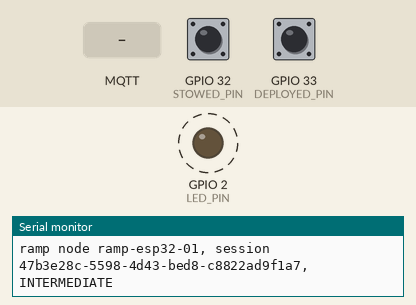
A sketch run on a simulated ESP32. On the bench: output pins drawn as LEDs (lit = HIGH), the last lines printed to the serial monitor. Dashed ring = blinking. Inputs (shaded band) come from the test bench; at power-on: GPIO 32 (STOWED_PIN) HIGH, GPIO 33 (DEPLOYED_PIN) HIGH. WiFi joins after 1.5 s; servers stay silent unless stated; random numbers use the default seed unless the sketch sets one; no MQTT or app messages arrive unless stated.

Above: at 1.25 s.
1.3 s: MQTT message "1" arrives on the first subscribed topic
At 2.4 s:
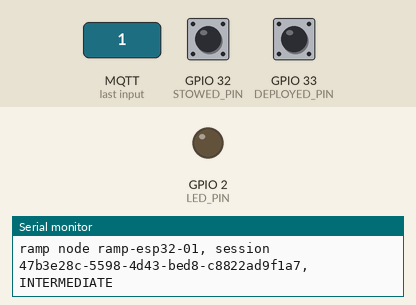
At 3.7 s:
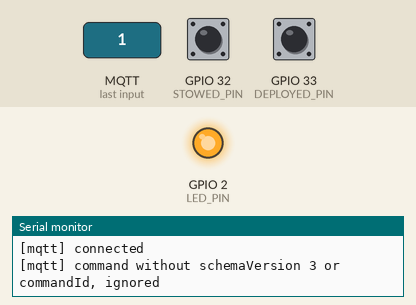
Timing chart, 0 to 5.2 s (numbered marks = the images above; inputs shaded):
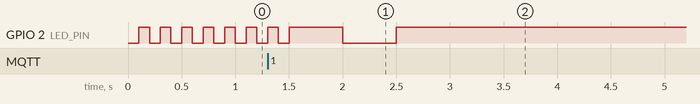

The sketch:

ramp_node.ino
```cpp
// Arduino IDE entry point. The code is in app.cpp (setup() and loop() included) so that
// the IDE does not generate function prototypes. Board: "ESP32 Dev Module".
// Copy secrets.example.h to secrets.h before building.
```

Ramp.cpp
```cpp
#include "Ramp.h"

#include "config.h"

namespace {
// Every motion_ value comes from these constants, so they can be compared by pointer.
const char* const IDLE = "IDLE";
const char* const DEPLOYING = "DEPLOYING";
const char* const STOWING = "STOWING";
const char* const FAULT = "FAULT";
}  // namespace

void Ramp::begin() {
  stowedIn_.attach(STOWED_PIN, INPUT_PULLUP);
  deployedIn_.attach(DEPLOYED_PIN, INPUT_PULLUP);
  stowedIn_.interval(DEBOUNCE_MS);
  deployedIn_.interval(DEBOUNCE_MS);
  stowed_ = stowedIn_.read() == LOW;
  deployed_ = deployedIn_.read() == LOW;
  motion_ = IDLE;
  servo_.setPeriodHertz(50);   // attached only during a maneuver
}

void Ramp::command(Action action, const char* commandId, uint32_t now) {
  strlcpy(commandId_, commandId, sizeof(commandId_));
  if (action == Action::STOP) {
    stop(IDLE, "NONE");
    result_ = "STOPPED";
  } else {
    const bool deploy = action == Action::DEPLOY;
    if (stowed_ && deployed_) {
      stop(FAULT, "CONTRADICTION");
      result_ = "REJECTED_CONTRADICTION";
    } else if (deploy ? deployed_ : stowed_) {
      stop(IDLE, "NONE");
      result_ = "ALREADY_THERE";
    } else {
      start(deploy ? DEPLOYING : STOWING, deploy ? DEPLOY_US : STOW_US, now);
      result_ = "STARTED";
    }
  }
  changes_++;
}

bool Ramp::update(uint32_t now) {
  stowedIn_.update();
  deployedIn_.update();
  const bool changed = stowedIn_.changed() || deployedIn_.changed();
  stowed_ = stowedIn_.read() == LOW;
  deployed_ = deployedIn_.read() == LOW;

  if (motion_ == DEPLOYING || motion_ == STOWING) {
    if (stowed_ && deployed_) stop(FAULT, "CONTRADICTION");
    else if (motion_ == DEPLOYING ? deployed_ : stowed_) stop(IDLE, "NONE");
    else if (now - startMs_ >= MANEUVER_TIMEOUT_MS) stop(FAULT, "TIMEOUT");
  }
  return changed;
}

const char* Ramp::position() const {
  if (stowed_ && deployed_) return "UNKNOWN";
  return stowed_ ? "STOWED" : deployed_ ? "DEPLOYED" : "INTERMEDIATE";
}

void Ramp::start(const char* motion, uint16_t us, uint32_t now) {
  if (!servo_.attached()) servo_.attach(SERVO_PIN, 1000, 2000);
  servo_.writeMicroseconds(us);
  motion_ = motion;
  fault_ = "NONE";
  startMs_ = now;
  changes_++;
}

void Ramp::stop(const char* motion, const char* fault) {
  servo_.detach();   // cut the signal: 1500 us would still creep
  if (motion_ != motion || strcmp(fault_, fault) != 0) {
    motion_ = motion;
    fault_ = fault;
    changes_++;
  }
}
```

Ramp.h
```cpp
// The ramp: a continuous-rotation servo and two limit switches. The switches, not the servo,
// decide where a maneuver ends; a maneuver that lasts too long, or both switches closed at
// once, cut the servo and leave the ramp in FAULT. Nothing moves at boot.
#pragma once
#include <Arduino.h>
#include <Bounce2.h>
#include <ESP32Servo.h>

enum class Action : uint8_t { DEPLOY, STOW, STOP };

class Ramp {
 public:
  void begin();
  void command(Action action, const char* commandId, uint32_t now);
  bool update(uint32_t now);   // true when a limit switch changed

  bool stowed() const { return stowed_; }
  bool deployed() const { return deployed_; }
  const char* position() const;
  const char* motion() const { return motion_; }
  const char* fault() const { return fault_; }
  const char* result() const { return result_; }
  const char* commandId() const { return commandId_; }
  uint32_t changes() const { return changes_; }   // +1 when motion, fault or result change

 private:
  void start(const char* motion, uint16_t us, uint32_t now);
  void stop(const char* motion, const char* fault);

  Servo servo_;
  Bounce stowedIn_;
  Bounce deployedIn_;
  bool stowed_ = false;
  bool deployed_ = false;
  const char* motion_ = "IDLE";
  const char* fault_ = "NONE";
  const char* result_ = "NONE";
  char commandId_[40] = "";
  uint32_t startMs_ = 0;
  uint32_t changes_ = 0;
};
```

app.cpp
```cpp
// Physical ramp node: one ESP32 and one ramp. It publishes the same ramp telemetry as the
// Node-RED simulator and takes the maneuver commands of the HMI or the laboratory panel.
//   telemetry/vehicles/{vehicle}/ramp  QoS 0, every 5 s and on every switch change
//   commands/vehicles/{vehicle}/ramp   QoS 1  {"schemaVersion":3,"commandId":"…","action":"DEPLOY"|"STOW"|"STOP"}
//   devices/{device}/status            retained "online"; retained Will "offline"; with the boot sessionId
//   devices/{device}/ramps/{node}      actuator state and result of the last command
//
// The MQTT client is asynchronous: connecting or reconnecting never blocks loop(), so the
// limit switches are watched all the time. Commands arrive in the network task and reach
// the ramp through a queue; only loop() touches the ramp.

#include <Arduino.h>
#include <ArduinoJson.h>
#include <AsyncMqttClient.h>
#include <WiFi.h>
#include <esp_random.h>

#include "Ramp.h"
#include "config.h"
#if __has_include("secrets.h")
#include "secrets.h"
#else
#warning "secrets.h not found: using the placeholders of secrets.example.h"
#include "secrets.example.h"
#endif

static const char* const STATUS_TOPIC = "devices/" DEVICE_ID "/status";
static const char* const STATE_TOPIC = "devices/" DEVICE_ID "/ramps/" NODE_ID;
static const char* const TELEMETRY_TOPIC = "telemetry/vehicles/" VEHICLE_ID "/ramp";
static const char* const COMMAND_TOPIC = "commands/vehicles/" VEHICLE_ID "/ramp";

struct Command {
  Action action;
  char id[40];   // the commandId: a UUID (36) fits
};

static AsyncMqttClient mqtt;
static Ramp ramp;
static QueueHandle_t commands;
static char sessionId[37];
static char willPayload[160];
static uint32_t sequence = 0;
static volatile bool justConnected = false;

// QoS 1 may deliver a command twice: the last commandIds are remembered and repeats ignored.
static char seen[8][sizeof(Command::id)];
static uint8_t seenNext = 0;

static void makeSessionId() {
  uint8_t b[16];
  esp_fill_random(b, sizeof(b));
  b[6] = (b[6] & 0x0F) | 0x40;   // UUID version 4
  b[8] = (b[8] & 0x3F) | 0x80;
  snprintf(sessionId, sizeof(sessionId),
           "%02x%02x%02x%02x-%02x%02x-%02x%02x-%02x%02x-%02x%02x%02x%02x%02x%02x", b[0], b[1],
           b[2], b[3], b[4], b[5], b[6], b[7], b[8], b[9], b[10], b[11], b[12], b[13], b[14],
           b[15]);
}

// ---------- Network task --------------------------------------------------------------
static void onConnect(bool) {
  Serial.println("[mqtt] connected");
  char birth[220];
  snprintf(birth, sizeof(birth),
           "{\"schemaVersion\":%d,\"deviceId\":\"%s\",\"sessionId\":\"%s\",\"status\":\"online\","
           "\"sourceMode\":\"%s\",\"nodes\":[{\"nodeId\":\"%s\",\"vehicleId\":\"%s\"}]}",
           SCHEMA_VERSION, DEVICE_ID, sessionId, SOURCE_MODE, NODE_ID, VEHICLE_ID);
  mqtt.publish(STATUS_TOPIC, 1, true, birth);
  mqtt.subscribe(COMMAND_TOPIC, 1);
  justConnected = true;   // loop() publishes the telemetry and the state at once
}

static void onDisconnect(AsyncMqttClientDisconnectReason reason) {
  Serial.printf("[mqtt] disconnected (%d)\n", (int)reason);
}

static void onMessage(char*, char* payload, AsyncMqttClientMessageProperties, size_t len,
                      size_t index, size_t total) {
  if (index != 0 || len != total) return;   // commands are small: never split

  JsonDocument doc;
  if (deserializeJson(doc, (const char*)payload, len)) return;
  const char* id = doc["commandId"] | "";
  const char* action = doc["action"] | "";
  if ((doc["schemaVersion"] | 0) != SCHEMA_VERSION || !*id || strlen(id) >= sizeof(Command::id)) {
    Serial.println("[mqtt] command without schemaVersion 3 or commandId, ignored");
    return;
  }

  Command cmd;
  if (!strcmp(action, "DEPLOY")) cmd.action = Action::DEPLOY;
  else if (!strcmp(action, "STOW")) cmd.action = Action::STOW;
  else if (!strcmp(action, "STOP")) cmd.action = Action::STOP;
  else return;

  for (const char* s : seen) {
    if (!strcmp(s, id)) {
      Serial.printf("[mqtt] repeated command %s, ignored\n", id);
      return;
    }
  }
  strlcpy(seen[seenNext], id, sizeof(seen[0]));
  seenNext = (seenNext + 1) % 8;

  strlcpy(cmd.id, id, sizeof(cmd.id));
  xQueueSend(commands, &cmd, 0);
}

// ---------- Publications ---------------------------------------------------------------
static void publishTelemetry() {
  char payload[300];
  snprintf(payload, sizeof(payload),
           "{\"schemaVersion\":%d,\"nodeId\":\"%s\",\"vehicleId\":\"%s\",\"sessionId\":\"%s\","
           "\"sequence\":%lu,\"sourceMode\":\"%s\",\"stowedLimit\":%s,\"deployedLimit\":%s}",
           SCHEMA_VERSION, NODE_ID, VEHICLE_ID, sessionId, (unsigned long)++sequence, SOURCE_MODE,
           ramp.stowed() ? "true" : "false", ramp.deployed() ? "true" : "false");
  mqtt.publish(TELEMETRY_TOPIC, 0, false, payload);
}

static void publishState() {
  char payload[340];
  snprintf(payload, sizeof(payload),
           "{\"schemaVersion\":%d,\"deviceId\":\"%s\",\"nodeId\":\"%s\",\"sessionId\":\"%s\","
           "\"position\":\"%s\",\"motion\":\"%s\",\"fault\":\"%s\",\"lastCommandId\":\"%s\","
           "\"lastResult\":\"%s\"}",
           SCHEMA_VERSION, DEVICE_ID, NODE_ID, sessionId, ramp.position(), ramp.motion(),
           ramp.fault(), ramp.commandId(), ramp.result());
  mqtt.publish(STATE_TOPIC, 0, false, payload);
}

// ---------- Arduino ----------------------------------------------------------------------
void setup() {
  Serial.begin(115200);
  pinMode(LED_PIN, OUTPUT);
  ramp.begin();
  commands = xQueueCreate(8, sizeof(Command));

  WiFi.mode(WIFI_STA);
  WiFi.setAutoReconnect(true);
  WiFi.begin(WIFI_SSID, WIFI_PASSWORD);
  makeSessionId();   // after the radio starts, so the random numbers use its noise
  snprintf(willPayload, sizeof(willPayload),
           "{\"schemaVersion\":%d,\"deviceId\":\"%s\",\"sessionId\":\"%s\",\"status\":\"offline\"}",
           SCHEMA_VERSION, DEVICE_ID, sessionId);

  mqtt.setServer(MQTT_HOST, MQTT_PORT);
  mqtt.setClientId(DEVICE_ID);
  mqtt.setKeepAlive(MQTT_KEEPALIVE_S);
  mqtt.setCleanSession(true);
  mqtt.setWill(STATUS_TOPIC, 1, true, willPayload);
  mqtt.onConnect(onConnect);
  mqtt.onDisconnect(onDisconnect);
  mqtt.onMessage(onMessage);

  Serial.printf("\nramp node %s, session %s, %s\n", DEVICE_ID, sessionId, ramp.position());
}

void loop() {
  const uint32_t now = millis();

  Command cmd;
  while (xQueueReceive(commands, &cmd, 0) == pdTRUE) ramp.command(cmd.action, cmd.id, now);
  const bool switchChanged = ramp.update(now);

  static uint32_t loggedChanges = 0;
  if (ramp.changes() != loggedChanges) {
    loggedChanges = ramp.changes();
    Serial.printf("[ramp] %s motion=%s fault=%s result=%s %s\n", ramp.position(), ramp.motion(),
                  ramp.fault(), ramp.result(), ramp.commandId());
  }

  static uint32_t lastTelemetry = 0, publishedChanges = 0, lastMqttTry = 0, lastWifiTry = 0;
  if (mqtt.connected()) {
    const bool all = justConnected;
    justConnected = false;
    if (all || switchChanged || now - lastTelemetry >= TELEMETRY_PERIOD_MS) {
      publishTelemetry();
      lastTelemetry = now;
    }
    if (all || ramp.changes() != publishedChanges) {
      publishState();
      publishedChanges = ramp.changes();
    }
  } else if (WiFi.isConnected()) {
    if (now - lastMqttTry >= MQTT_RETRY_MS) {   // connect() returns at once
      lastMqttTry = now;
      mqtt.connect();
    }
  } else if (now - lastWifiTry >= WIFI_RETRY_MS) {
    lastWifiTry = now;
    WiFi.reconnect();
  }

  // LED: fast blink without Wi-Fi, slow blink without MQTT, steady when connected.
  const bool led = !WiFi.isConnected() ? (now / 100) % 2 : !mqtt.connected() ? (now / 500) % 2 : true;
  digitalWrite(LED_PIN, led ? HIGH : LOW);
  delay(1);
}
```

secrets.example.h
```cpp
// Copy this file to secrets.h (same folder) and fill in your values.
// The ESP32 only joins 2.4 GHz networks.
#pragma once

#define WIFI_SSID "your-2.4GHz-network"
#define WIFI_PASSWORD "your-password"
#define MQTT_HOST "192.168.1.172"   // broker reachable from the LAN
#define MQTT_PORT 1883
```

config.h
```cpp
// Build-time configuration of the physical ramp node (one ESP32, one ramp).
#pragma once
#include <Arduino.h>

#define DEVICE_ID "ramp-esp32-01"   // MQTT clientId and devices/{DEVICE_ID}/...
#define NODE_ID "ramp-phys-01"
#define VEHICLE_ID "BUS-DEMO-01"
#define SOURCE_MODE "PHYSICAL"      // the Node-RED simulator uses "SIMULATED"
#define SCHEMA_VERSION 3

// ESP32 DevKit V1. Limit switches: COM to GND, NO to the pin, so pressed = LOW.
constexpr uint8_t SERVO_PIN = 25;
constexpr uint8_t STOWED_PIN = 32;
constexpr uint8_t DEPLOYED_PIN = 33;
constexpr uint8_t LED_PIN = 2;      // blue LED of the board

// Continuous-rotation SG90: about 1500 us stands still; each side turns one way.
// Values measured on the bench.
constexpr uint16_t DEPLOY_US = 1560;
constexpr uint16_t STOW_US = 1440;
constexpr uint32_t MANEUVER_TIMEOUT_MS = 6000;   // 1.5 x the measured maneuver

constexpr uint32_t DEBOUNCE_MS = 25;
constexpr uint32_t TELEMETRY_PERIOD_MS = 5000;   // every 5 s and on every switch change
constexpr uint16_t MQTT_KEEPALIVE_S = 15;
constexpr uint32_t MQTT_RETRY_MS = 3000;
constexpr uint32_t WIFI_RETRY_MS = 15000;
```
